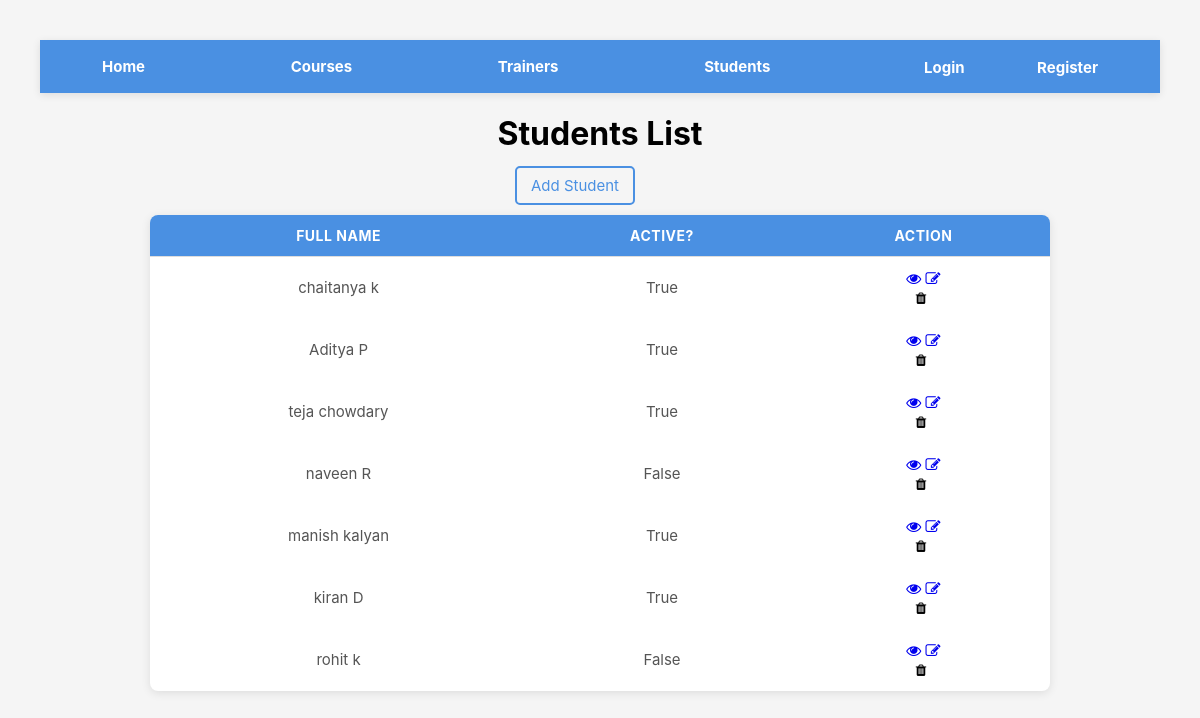
The page /academy/students/ on the database as committed earlier.
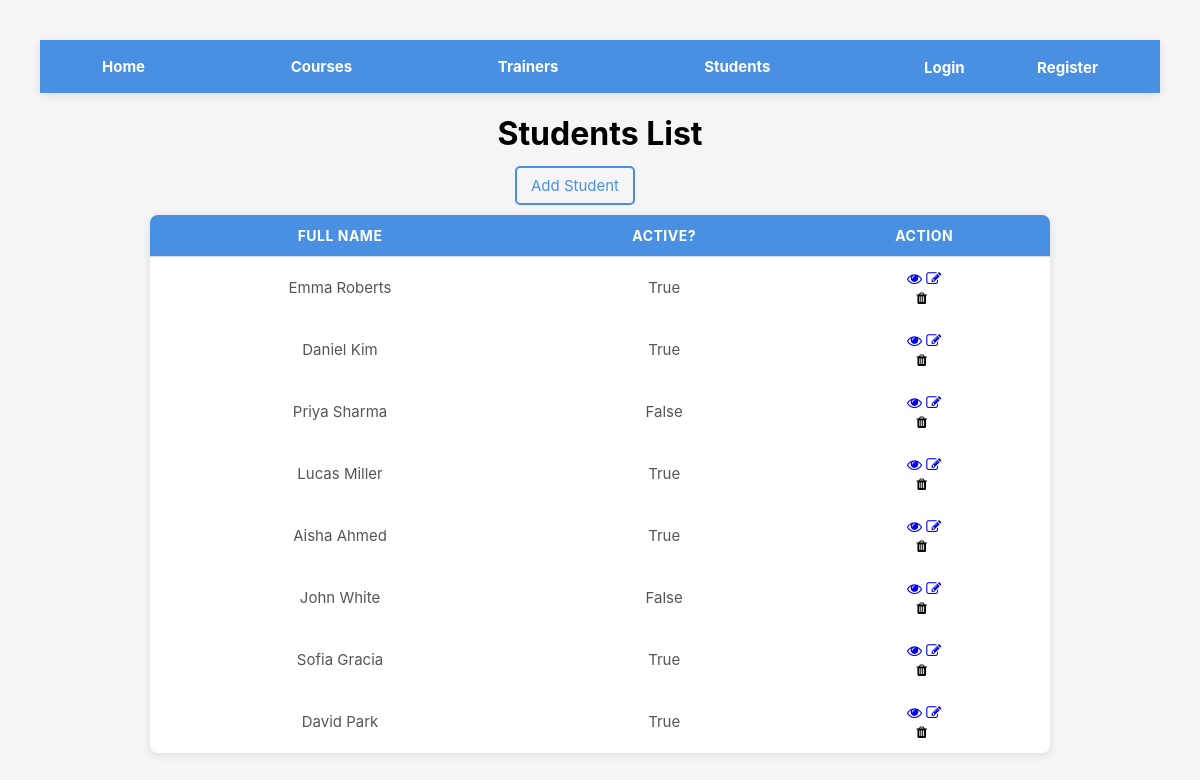
The same page on the database as committed later.
### academy/models.py (models this page shows, shortened)
class Student(models.Model):
    first_name = models.CharField(max_length=25)
    last_name = models.CharField(max_length=25)
    email = models.EmailField(unique=True)
    is_active = models.BooleanField(default=True)
    enrolled_course = models.ForeignKey(Course,on_delete=models.SET_NULL,null=True, blank=True)
    trainer = models.ForeignKey(Trainer,on_delete=models.SET_NULL,null=True, blank=True)

### academy/views.py (the view)
# urls.py: path('students/', views.student,name='student'),
def student(request):
    students = Student.objects.all()
    context = {
        'students' : students,
    }
    return render(request, 'student.html',context)

### templates/student.html (shortened to what this page needs)
{% extends 'navbar.html' %}
{% load static %}
    {% block content %}
    <h1>Students List</h1>
        <a href="{% url 'add_student' %}" style=" margin: 10px 50px 20px 0; padding: 8px 14px;border: 2px solid #4a90e2; color: #4a90e2; text-decoration: none; border-radius: 5px; font-size: 15px;">Add Student</a>
    <br><br>
        <table>
        <thead>
            <tr>
                <th>Full Name</th>
                <th>Active?</th>
                <th>Action</th>
            </tr>
        </thead>
        <tbody>
            {% for student in students %}
            <tr>
                <td>{{student.first_name}} {{student.last_name}}</td>
                <td>{{student.is_active}}</td>
                <td>
                    <div >
                        <a href="{% url 'view_student' student.id %}"><i class="fa fa-eye"></i></a>
                        <a href="{% url 'edit_student' student.id%}"><i class="fa fa-edit"></i></a>
                        <form action="{% url 'delete_student' student.id %}" method="POST">
                            <button type="submit" style="border:none; background:none; cursor:pointer; margin-left: -5px;">
                                <i class="fa fa-trash"></i>
                            </button>
                        </form>
                    </div>
                </td>
            </tr>
        </tbody>
        {% endfor %}
    </table>
    {% endblock %}

### templates/navbar.html (shortened to what this page needs)
{% load static %}
<!DOCTYPE html>
<html lang="en">
<head>
     <link rel="stylesheet" href="{% static 'css/style.css' %}">
     <link rel="stylesheet" href="https://cdnjs.cloudflare.com/ajax/libs/font-awesome/4.7.0/css/font-awesome.min.css">
</head>
<body>
    <nav class="navbar">
        <a href="{% url 'home' %}">Home</a>
        <a href="{% url 'course' %}">Courses</a>
        <a href="{% url 'trainer' %}">Trainers</a>
        <a href="{% url 'student' %}">Students</a>
        <span class="nav-right">
            {% if not user.is_authenticated %}
            <a href="{% url 'login' %}">Login</a>&emsp;
            <a href="{% url 'register' %}">Register</a>
            {% else %}
            <p style="color: white; font-weight: bold; text-transform: uppercase;">Welcome, {{user}}</p>
            <a href="{% url 'logout' %}">Logout</a>
            {% endif %}
        </span>
    </nav>
    {% block content %}
    {% endblock %}
</body>
</html>

### training_portal/static/css/style.css (style rules this page uses)
body { font-family: "Inter", sans-serif; background: #f5f5f5; margin: 0; padding: 40px; text-align: center; }
table { margin: auto; border-collapse: collapse; width: 90%; max-width: 900px; background: white; border-radius: 8px; overflow: hidden; box-shadow: 0 2px 10px rgba(0, 0, 0, 0.1); }
thead { background: #4a90e2; color: white; }
th, td { padding: 12px 15px; border-bottom: 1px solid #ddd; }
th { text-transform: uppercase; font-size: 14px; letter-spacing: 0.5px; }
td { color: #555; font-size: 15px; }
tbody tr:last-child td { border-bottom: none; }
.navbar { background: #4a90e2; padding: 11px 40px; display: flex; justify-content: space-between; align-items: center; box-shadow: 0 2px 8px rgba(0,0,0,0.1); }
.navbar a { margin: 0 12px; color: white; text-decoration: none; font-weight: bolder; font-size: 15px; padding: 6px 10px; border-radius: 4px; transition: background 0.2s; }
.nav-right a { margin-left: 20px; }

Rows that differ between the two databases and show on the page:
removed Student: first_name "teja", last_name "chowdary", is_active "True"
removed Student: first_name "naveen", last_name "R", is_active "False"
removed Student: first_name "kiran", last_name "D", is_active "True"
changed Student: first_name "chaitanya" → "Emma"; last_name "k" → "Roberts"
changed Student: first_name "Aditya" → "Daniel"; last_name "P" → "Kim"
added Student: first_name "Priya", last_name "Sharma", is_active "False"
added Student: first_name "Lucas", last_name "Miller", is_active "True"
changed Student: first_name "manish" → "Aisha"; last_name "kalyan" → "Ahmed"
added Student: first_name "John", last_name "White", is_active "False"
changed Student: first_name "rohit" → "Sofia"; last_name "k" → "Gracia"; is_active "False" → "True"
added Student: first_name "David", last_name "Park", is_active "True"
